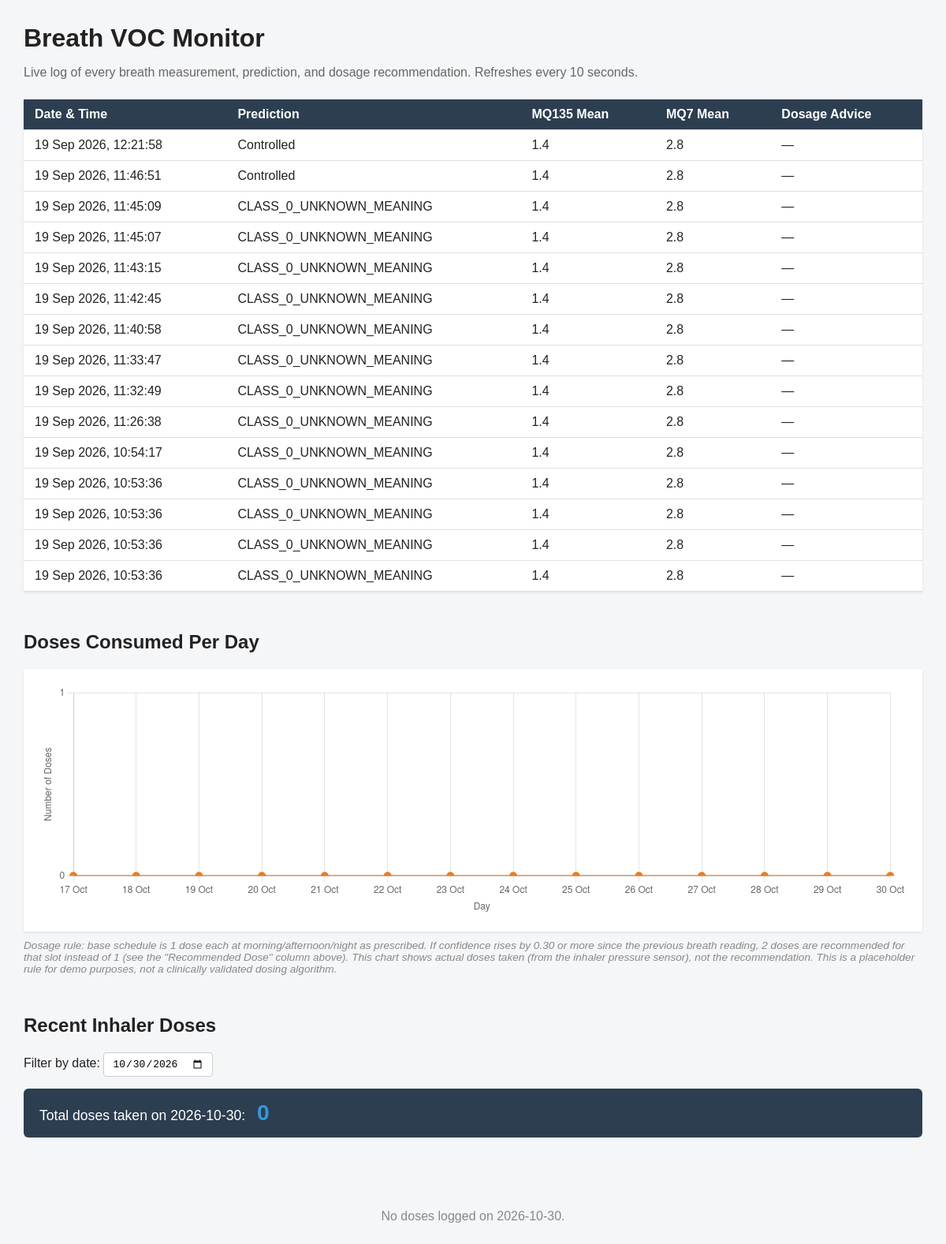
The app's page /results/ with its own data.
### app/models.py (models this page shows, shortened)
class BreathRecord(models.Model):
    timestamp = models.DateTimeField(auto_now_add=True)
    true_label = models.CharField(max_length=50, blank=True, default="")
    mq135_readings = models.JSONField()
    mq137_readings = models.JSONField()
    mq135_min = models.FloatField(default=0.0)
    mq135_max = models.FloatField()
    mq135_mean = models.FloatField()
    mq135_baseline = models.FloatField(default=0.0)
    mq135_change = models.FloatField(default=0.0)   # = max - baseline; kept for display, not sent to model
    mq137_min = models.FloatField(default=0.0)
    mq137_max = models.FloatField()
    mq137_mean = models.FloatField()
    mq137_baseline = models.FloatField(default=0.0)
    mq137_change = models.FloatField(default=0.0)
    mq135_peak_minus_baseline = models.FloatField()
    mq137_peak_minus_baseline = models.FloatField()
    prediction = models.CharField(max_length=50)
    confidence = models.FloatField()
    class Meta:
        ordering = ["-timestamp"]   # newest first

### app/views.py (the view)
# urls.py: path('results/', views.results, name='results'),          # open this in a browser to see the table
def results(request):
    records_chrono = list(BreathRecord.objects.all().order_by("timestamp"))
    annotated = []
    prev_confidence = None
    for r in records_chrono:
        if prev_confidence is None:
            delta = 0.0
        else:
            delta = r.confidence - prev_confidence
        recommended_dose = BASE_DOSES_PER_SLOT + (1 if delta >= DOSE_SPIKE_THRESHOLD else 0)
        annotated.append({
            "record": r,
            "delta": round(delta, 3),
            "recommended_dose": recommended_dose,
            "spike": delta >= DOSE_SPIKE_THRESHOLD,
        })
        prev_confidence = r.confidence
    annotated.reverse()
    CHART_DAYS = 14
    start_day = date_cls.today() - timedelta(days=CHART_DAYS - 1)
    daily_counts = (
        DoseRecord.objects.filter(timestamp__date__gte=start_day)
        .annotate(day=TruncDate("timestamp"))
        .values("day")
        .annotate(count=Count("id"))
    )
    counts_by_day = {row["day"]: row["count"] for row in daily_counts}
    dose_chart_labels = []
    dose_chart_counts = []
    for i in range(CHART_DAYS):
        day = start_day + timedelta(days=i)
        dose_chart_labels.append(day.strftime("%d %b"))
        dose_chart_counts.append(counts_by_day.get(day, 0))
    date_param = request.GET.get("date", "")
    if date_param:
        try:
            selected_date = datetime.strptime(date_param, "%Y-%m-%d").date()
        except ValueError:
            selected_date = date_cls.today()
    else:
        selected_date = date_cls.today()
    dose_records = DoseRecord.objects.filter(timestamp__date=selected_date).order_by("-timestamp")
    total_doses_for_day = dose_records.count()
    return render(request, "results.html", {
        "annotated": annotated,
        "dose_chart_labels": json.dumps(dose_chart_labels),
        "dose_chart_counts": json.dumps(dose_chart_counts),
        "dose_records": dose_records,
        "selected_date": selected_date.strftime("%Y-%m-%d"),
        "total_doses_for_day": total_doses_for_day,
    })

### app/templates/results.html (shortened to what this page needs)
<!DOCTYPE html>
<html>
<head>
</head>
<body>
    <h1>Breath VOC Monitor</h1>
    <p class="subtitle">Live log of every breath measurement, prediction, and dosage recommendation. Refreshes every 10 seconds.</p>
    {% if annotated %}
   <table>
    <thead>
        <tr>
            <th>Date &amp; Time</th>
            <th>Prediction</th>
            <th>MQ135 Mean</th>
            <th>MQ7 Mean</th>
            <th>Dosage Advice</th>
        </tr>
    </thead>
    <tbody>
        {% for item in annotated %}
        <tr class="{% if item.spike %}spike-row{% endif %}">
            <td>{{ item.record.timestamp|date:"d M Y, H:i:s" }}</td>
            <td class="pred-{{ item.record.prediction }}">
{% if item.record.prediction == "COPD" or item.record.prediction == "copd" %}
    Uncontrolled
{% elif item.record.prediction == "CONTROL" or item.record.prediction == "control" %}
    Controlled
{% else %}
    {{ item.record.prediction  }}
{% endif %}
            </td>
            <td>{{ item.record.mq135_mean|floatformat:1 }}</td>
            <td>{{ item.record.mq137_mean|floatformat:1 }}</td>
            <td>
                {% if item.record.prediction == "CONTROL" %}
                    <span class="advice advice-same">Continue with the same dosage</span>
                {% elif item.record.prediction == "COPD" %}
                    <span class="advice advice-increase">Increment the dosage</span>
                {% else %}
                    &mdash;
                {% endif %}
            </td>
        </tr>
        {% endfor %}
    </tbody>
</table>
    {% else %}
    <div class="empty-state">
        <p>No breath measurements recorded yet.</p>
        <p>Press ENTER on the ESP32 to take a breath measurement -- it'll show up here automatically.</p>
    </div>
    {% endif %}
    <h2>Doses Consumed Per Day</h2>
    <div class="chart-container">
        <canvas id="dosageChart" height="80"></canvas>
    </div>
    <p class="disclaimer">
        Dosage rule: base schedule is 1 dose each at morning/afternoon/night as prescribed.
        If confidence rises by 0.30 or more since the previous breath reading, 2 doses are
        recommended for that slot instead of 1 (see the "Recommended Dose" column above).
        This chart shows actual doses taken (from the inhaler pressure sensor), not the
        recommendation. This is a placeholder rule for demo purposes, not a clinically
        validated dosing algorithm.
    </p>
    <script>
        const dosageCtx = document.getElementById('dosageChart').getContext('2d');
        new Chart(dosageCtx, {
            type: 'line',
            data: {
                labels: {{ dose_chart_labels|safe }},
               datasets: [{
    label: 'Doses Taken',
    data: {{ dose_chart_counts|safe }},
    borderColor: '#e67e22',
    borderWidth: 2,
    fill: false,
    tension: 0.2,
    pointRadius: 4,
    pointBackgroundColor: '#e67e22',
}]
            },
            options: {
                responsive: true,
                scales: {
                    y: {
                        min: 0,
                        title: { display: true, text: 'Number of Doses' },
                        ticks: { stepSize: 1 }
                    },
                    x: {
                        title: { display: true, text: 'Day' }
                    }
                },
                plugins: {
                    legend: { display: false }
                }
            }
        });
    </script>
    <h2>Recent Inhaler Doses</h2>
    <form method="get" style="margin-bottom: 15px;">
        <label for="date">Filter by date: </label>
        <input type="date" id="date" name="date" value="{{ selected_date }}"
               onchange="this.form.submit()">
    </form>
    <div class="dose-total-banner">
        Total doses taken on {{ selected_date }}:
        <span class="dose-total-number">{{ total_doses_for_day }}</span>
    </div>
    {% if dose_records %}
    <table>
        <thead>
            <tr>
                <th>Logged At</th>
                <th>Dose #</th>
                <th>Interval Since Previous</th>
            </tr>
        </thead>
        <tbody>
            {% for d in dose_records %}
            <tr>
                <td>{{ d.timestamp|date:"d M Y, H:i:s" }}</td>
                <td>{{ d.dose_number }}</td>
                <td>{{ d.interval_seconds }} sec</td>
            </tr>
            {% endfor %}
        </tbody>
    </table>
    {% else %}
    <div class="empty-state">
        <p>No doses logged on {{ selected_date }}.</p>
    </div>
    {% endif %}
</body>
</html>

### app/templates/results.html (style rules this page uses)
body { font-family: Arial, sans-serif; margin: 30px; background: #f5f6f8; color: #222; }
h1 { margin-bottom: 5px; }
h2 { margin-top: 50px; }
.subtitle { color: #666; margin-bottom: 25px; }
table { width: 100%; border-collapse: collapse; background: white; box-shadow: 0 1px 3px rgba(0,0,0,0.1); }
th, td { padding: 10px 14px; text-align: left; border-bottom: 1px solid #e0e0e0; }
th { background: #2c3e50; color: white; position: sticky; top: 0; }
.empty-state { text-align: center; padding: 60px 20px; color: #888; }
.chart-container { background: white; padding: 20px; box-shadow: 0 1px 3px rgba(0,0,0,0.1); max-width: 100%; }
.disclaimer { font-size: 0.85em; color: #888; margin-top: 10px; font-style: italic; }
input[type="date"] { padding: 6px 10px; border: 1px solid #ccc; border-radius: 4px; font-size: 1em; }
.dose-total-banner { background: #2c3e50; color: white; padding: 15px 20px; border-radius: 6px; margin-bottom: 15px; font-size: 1.1em; }
.dose-total-number { font-size: 1.6em; font-weight: bold; margin-left: 10px; color: #3498db; }

### records on screen
BreathRecord: record.timestamp "19 Sep 2026, 12:21:58", prediction "Controlled", record.mq135_mean "1.4", record.mq137_mean "2.8"
BreathRecord: record.timestamp "19 Sep 2026, 11:46:51", prediction "Controlled", record.mq135_mean "1.4", record.mq137_mean "2.8"
BreathRecord: record.timestamp "19 Sep 2026, 11:45:09", record.prediction "CLASS_0_UNKNOWN_MEANING", record.mq135_mean "1.4", record.mq137_mean "2.8"
BreathRecord: record.timestamp "19 Sep 2026, 11:45:07", record.prediction "CLASS_0_UNKNOWN_MEANING", record.mq135_mean "1.4", record.mq137_mean "2.8"
BreathRecord: record.timestamp "19 Sep 2026, 11:43:15", record.prediction "CLASS_0_UNKNOWN_MEANING", record.mq135_mean "1.4", record.mq137_mean "2.8"
BreathRecord: record.timestamp "19 Sep 2026, 11:42:45", record.prediction "CLASS_0_UNKNOWN_MEANING", record.mq135_mean "1.4", record.mq137_mean "2.8"
BreathRecord: record.timestamp "19 Sep 2026, 11:40:58", record.prediction "CLASS_0_UNKNOWN_MEANING", record.mq135_mean "1.4", record.mq137_mean "2.8"
BreathRecord: record.timestamp "19 Sep 2026, 11:33:47", record.prediction "CLASS_0_UNKNOWN_MEANING", record.mq135_mean "1.4", record.mq137_mean "2.8"
BreathRecord: record.timestamp "19 Sep 2026, 11:32:49", record.prediction "CLASS_0_UNKNOWN_MEANING", record.mq135_mean "1.4", record.mq137_mean "2.8"
BreathRecord: record.timestamp "19 Sep 2026, 11:26:38", record.prediction "CLASS_0_UNKNOWN_MEANING", record.mq135_mean "1.4", record.mq137_mean "2.8"
BreathRecord: record.timestamp "19 Sep 2026, 10:54:17", record.prediction "CLASS_0_UNKNOWN_MEANING", record.mq135_mean "1.4", record.mq137_mean "2.8"
BreathRecord: record.timestamp "19 Sep 2026, 10:53:36", record.prediction "CLASS_0_UNKNOWN_MEANING", record.mq135_mean "1.4", record.mq137_mean "2.8"
BreathRecord: record.timestamp "19 Sep 2026, 10:53:36", record.prediction "CLASS_0_UNKNOWN_MEANING", record.mq135_mean "1.4", record.mq137_mean "2.8"
BreathRecord: record.timestamp "19 Sep 2026, 10:53:36", record.prediction "CLASS_0_UNKNOWN_MEANING", record.mq135_mean "1.4", record.mq137_mean "2.8"
BreathRecord: record.timestamp "19 Sep 2026, 10:53:36", record.prediction "CLASS_0_UNKNOWN_MEANING", record.mq135_mean "1.4", record.mq137_mean "2.8"

### other values on screen
{{ selected_date }} "2026-10-30"
{{ total_doses_for_day }} "0"
chart data {{ dose_chart_counts|safe }} [0, 0, 0, 0, 0, 0, 0, 0, 0, 0, 0, 0, 0, 0]
